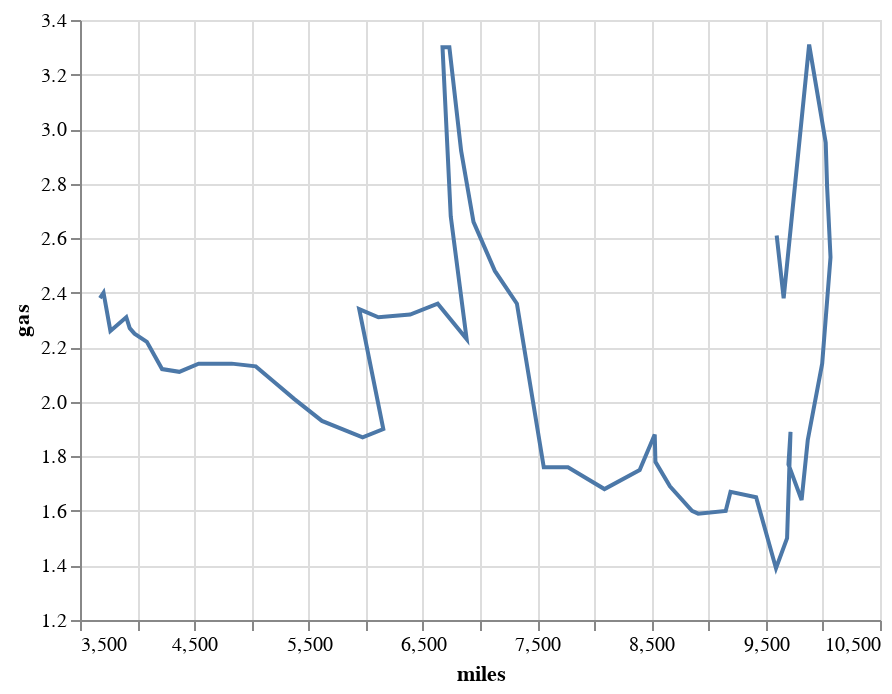

Source (notebook cell):
### Markdown cell above
## Line chart with custom path

### Code cell
driving = data.driving()

alt.Chart(driving).mark_line().encode(
    alt.X('miles', scale=alt.Scale(zero=False)),
    alt.Y('gas', scale=alt.Scale(zero=False)),
    order='year:T',
)

### Figure 1 — Vega-Lite specification as saved in the notebook (floating-point values rounded to 4 significant figures)
{"config": {"view": {"continuousWidth": 400, "continuousHeight": 300}}, "data": {"name": "data-e24c277102dddc2eceb7d9aaeb087c70"}, "mark": "line", "encoding": {"order": {"type": "temporal", "field": "year"}, "x": {"type": "quantitative", "field": "miles", "scale": {"zero": false}}, "y": {"type": "quantitative", "field": "gas", "scale": {"zero": false}}}, "$schema": "https://vega.github.io/schema/vega-lite/v4.0.0.json", "datasets": {"data-e24c277102dddc2eceb7d9aaeb087c70": [{"side": "left", "year": 1956, "miles": 3675, "gas": 2.38}, {"side": "right", "year": 1957, "miles": 3706, "gas": 2.4}, {"side": "bottom", "year": 1958, "miles": 3766, "gas": 2.26}, {"side": "top", "year": 1959, "miles": 3905, "gas": 2.31}, {"side": "right", "year": 1960, "miles": 3935, "gas": 2.27}, {"side": "bottom", "year": 1961, "miles": 3977, "gas": 2.25}, {"side": "right", "year": 1962, "miles": 4085, "gas": 2.22}, {"side": "bottom", "year": 1963, "miles": 4218, "gas": 2.12}, {"side": "bottom", "year": 1964, "miles": 4369, "gas": 2.11}, {"side": "bottom", "year": 1965, "miles": 4538, "gas": 2.14}, {"side": "top", "year": 1966, "miles": 4676, "gas": 2.14}, {"side": "bottom", "year": 1967, "miles": 4827, "gas": 2.14}, {"side": "right", "year": 1968, "miles": 5038, "gas": 2.13}, {"side": "right", "year": 1969, "miles": 5207, "gas": 2.07}, {"side": "right", "year": 1970, "miles": 5376, "gas": 2.01}, {"side": "bottom", "year": 1971, "miles": 5617, "gas": 1.93}, {"side": "bottom", "year": 1972, "miles": 5973, "gas": 1.87}, {"side": "right", "year": 1973, "miles": 6154, "gas": 1.9}, {"side": "left", "year": 1974, "miles": 5943, "gas": 2.34}, {"side": "bottom", "year": 1975, "miles": 6111, "gas": 2.31}, {"side": "bottom", "year": 1976, "miles": 6389, "gas": 2.32}, {"side": "top", "year": 1977, "miles": 6630, "gas": 2.36}, {"side": "bottom", "year": 1978, "miles": 6883, "gas": 2.23}, {"side": "left", "year": 1979, "miles": 6744, "gas": 2.68}, {"side": "left", "year": 1980, "miles": 6672, "gas": 3.3}, {"side": "right", "year": 1981, "miles": 6732, "gas": 3.3}, {"side": "right", "year": 1982, "miles": 6835, "gas": 2.92}, {"side": "right", "year": 1983, "miles": 6943, "gas": 2.66}, {"side": "right", "year": 1984, "miles": 7130, "gas": 2.48}, {"side": "right", "year": 1985, "miles": 7323, "gas": 2.36}, {"side": "left", "year": 1986, "miles": 7558, "gas": 1.76}, {"side": "top", "year": 1987, "miles": 7770, "gas": 1.76}, {"side": "bottom", "year": 1988, "miles": 8089, "gas": 1.68}, {"side": "left", "year": 1989, "miles": 8397, "gas": 1.75}, {"side": "top", "year": 1990, "miles": 8529, "gas": 1.88}, {"side": "right", "year": 1991, "miles": 8535, "gas": 1.78}, {"side": "right", "year": 1992, "miles": 8662, "gas": 1.69}, {"side": "left", "year": 1993, "miles": 8855, "gas": 1.6}, {"side": "bottom", "year": 1994, "miles": 8909, "gas": 1.59}, {"side": "bottom", "year": 1995, "miles": 9150, "gas": 1.6}, {"side": "top", "year": 1996, "miles": 9192, "gas": 1.67}, {"side": "right", "year": 1997, "miles": 9416, "gas": 1.65}, {"side": "bottom", "year": 1998, "miles": 9590, "gas": 1.39}, {"side": "right", "year": 1999, "miles": 9687, "gas": 1.5}, {"side": "top", "year": 2000, "miles": 9717, "gas": 1.89}, {"side": "left", "year": 2001, "miles": 9699, "gas": 1.77}, {"side": "bottom", "year": 2002, "miles": 9814, "gas": 1.64}, {"side": "right", "year": 2003, "miles": 9868, "gas": 1.86}, {"side": "left", "year": 2004, "miles": 9994, "gas": 2.14}, {"side": "left", "year": 2005, "miles": 10067, "gas": 2.53}, {"side": "right", "year": 2006, "miles": 10037, "gas": 2.79}, {"side": "right", "year": 2007, "miles": 10025, "gas": 2.95}, {"side": "left", "year": 2008, "miles": 9880, "gas": 3.31}, {"side": "bottom", "year": 2009, "miles": 9657, "gas": 2.38}, {"side": "left", "year": 2010, "miles": 9596, "gas": 2.61}]}}
